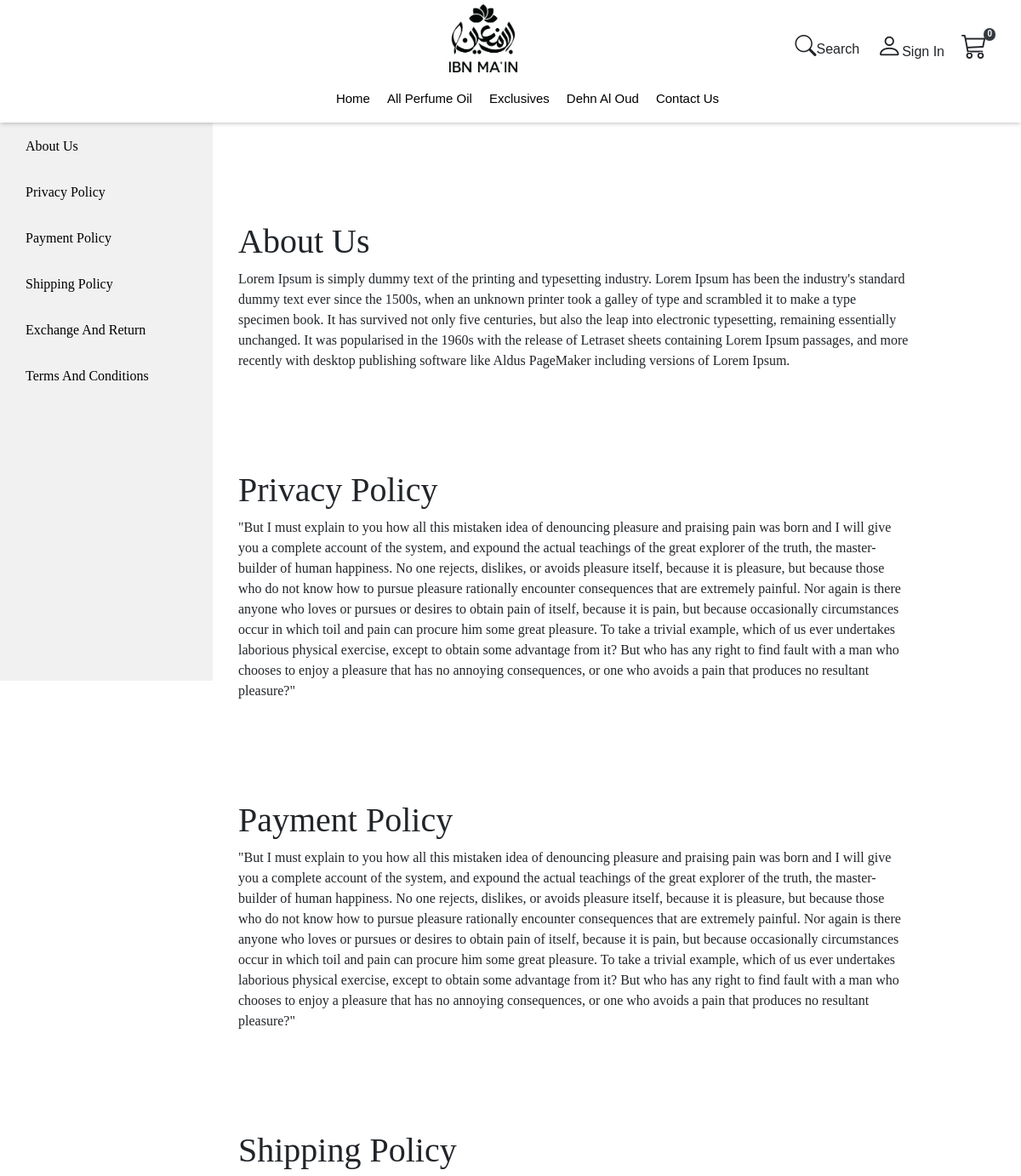
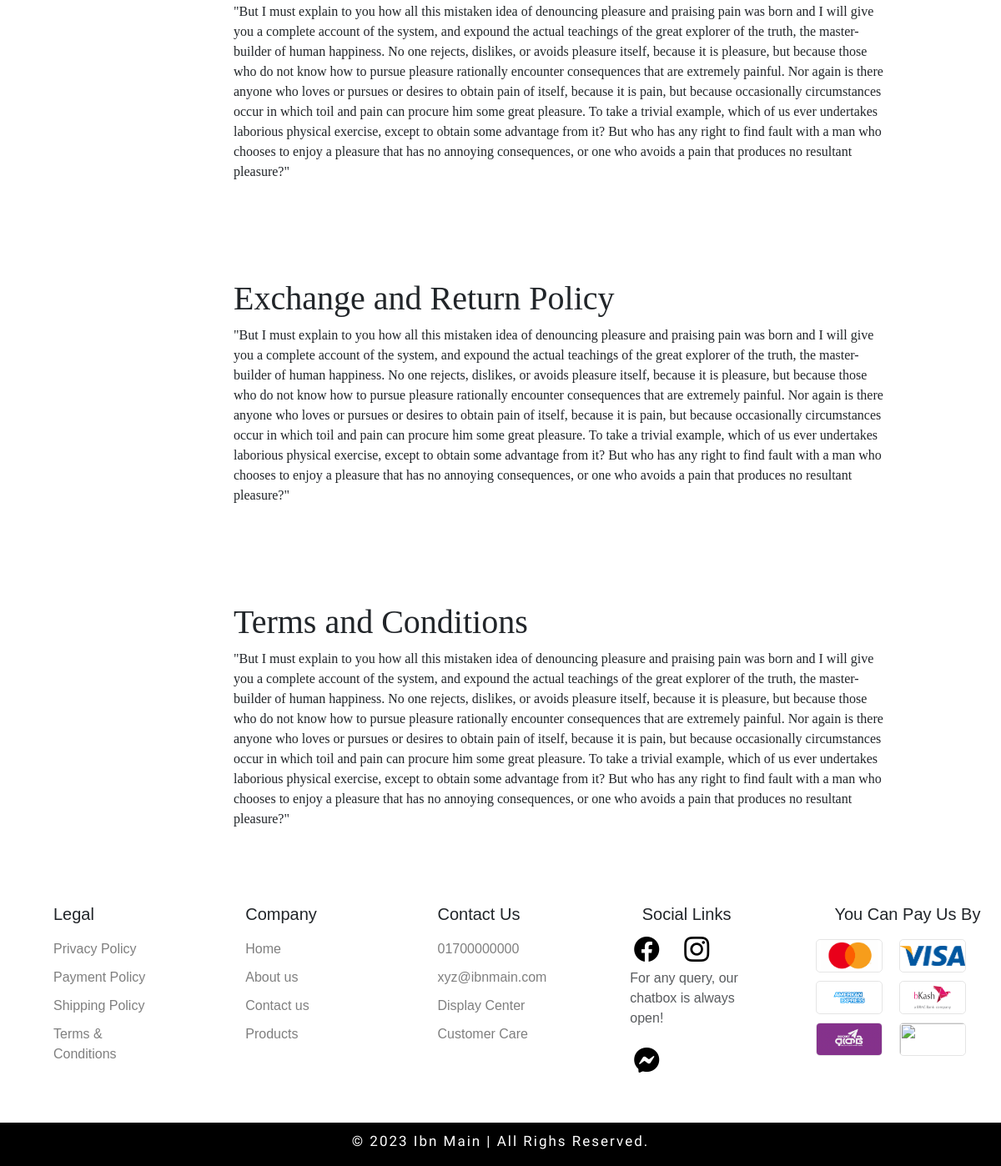
The app's page /aboutus with its own data (2 pictures, top to bottom).
### basic/models.py (models this page shows, shortened)
class WebContents(models.Model):
    aboutus = models.CharField(max_length=10000)
    privacy_policy = models.CharField(max_length=10000)
    payment_policy = models.CharField(max_length=10000)
    shipping_policy = models.CharField(max_length=10000)
    term_and_conditions = models.CharField(max_length=10000)
    exchange_and_return = models.CharField(max_length=10000)
    delivery_charge = models.IntegerField()
    contact_no = models.CharField(max_length=20)
    contact_no_2 = models.CharField(max_length=20, default="0915485")
    email = models.CharField(max_length=100)
    featured_product_id_1 = models.CharField(max_length=10)
    featured_product_id_2 = models.CharField(max_length=10)
    featured_product_id_3 = models.CharField(max_length=10)

### basic/views.py (the view)
# urls.py: path("aboutus", views.show_aboutus, name="aboutus"),
def show_aboutus(request):
    web_contents = WebContents.objects.get(pk=1)
    return render(request, "basic/about_us.html", {
        "web_contents": web_contents,
    })

### basic/templates/basic/about_us.html
{% extends "basic/layout.html" %}
{% block body %}
<div class="sidebar">
    <a class="btn dropbtn" href="#AboutUs">About Us</a>
    <a class="btn dropbtn" href="#PrivacyPolicy">Privacy Policy</a>
    <a class="btn dropbtn" href="#PaymentPolicy">Payment Policy</a>
    <a class="btn dropbtn" href="#ShippingPolicy">Shipping Policy</a>
    <a class="btn dropbtn" href="#ExchangeAndReturn">Exchange And Return</a>
    <a class="btn dropbtn" href="#TermsAndConditions">Terms And Conditions</a>
</div>
<div class="aboutus-page-main-div">
    <div id="AboutUs">
        <h1>About Us</h1>
        <p class="aboutus-p">
            {{web_contents.aboutus}}
        </p>
    </div>
    <div id="PrivacyPolicy">
        <h1>Privacy Policy</h1>
        <p class="privacy-policy-p">
            {{web_contents.privacy_policy}}
        </p>
    </div>
    <div id="PaymentPolicy">
        <h1>Payment Policy</h1>
        <p class="payment-policy-p">
            {{web_contents.payment_policy}}
        </p>
    </div>
    <div id="ShippingPolicy">
        <h1>Shipping Policy</h1>
        <p class="shipping-policy-p">
            {{web_contents.shipping_policy}}
        </p>
    </div>
    <div id="ExchangeAndReturn">
        <h1>Exchange and Return Policy</h1>
        <p class="exchange-and-return-p">
            {{web_contents.exchange_and_return}}
        </p>
    </div>
    <div id="TermsAndConditions">
        <h1>Terms and Conditions</h1>
        <p class="terms-and-conditions-p">
            {{web_contents.term_and_conditions}}
        </p>
    </div>
</div>
{% endblock %}

### basic/static/basic/styles.css (style rules this page uses)
body { margin: 0; padding: 0; height: 100vh; opacity: 1; transition: opacity 0.5s ease; font-family: 'Arial',sans-serif; }
:root { --text_area_color: #8899aa50; --text_area_boxshadow: #add8e6; --button_color_type_1: #000; --button_color_type_1_txt: #fff; }
.sidebar { position: fixed; top: 0; left: 0; width: 250px; height: 100vh; background-color: #f1f1f1; padding: 20px; display: flex; justify-content: flex-start; align-items: flex-start; flex-direction: column; font-family: 'Crimson', serif; padding-top: 150px; z-index: 100; }
.sidebar a { display: block; margin-bottom: 10px; color: #000; text-decoration: none; }
.dropbtn { background-color: inherit; color: #000; padding: 10px; border: none; cursor: pointer; }
.aboutus-page-main-div { margin-top: 100px; width: 95%; font-family: 'Crimson', serif; display: flex; justify-content: center; align-items: center; flex-direction: column; padding-left: 250px; padding-right: 100px; margin: 2.5%; }
.aboutus-page-main-div div { padding-top: 100px; }

### records on screen
WebContents: aboutus "Lorem Ipsum is simply dummy text of the printing and typesetting industry. Lorem Ipsum has been the industry's standard dummy text ever since the 1500s, when an unknown printer took a galley of type and scrambled it to make a type specimen book. It has survived not only five centuries, but also the leap into electronic typesetting, remaining essentially unchanged. It was popularised in the 1960s with the release of Letraset sheets containing Lorem Ipsum passages, and more recently with desktop publishing software like Aldus PageMaker including versions of Lorem Ipsum.", privacy_policy "\"But I must explain to you how all this mistaken idea of denouncing pleasure and praising pain was born and I will give you a complete account of the system, and expound the actual teachings of the great explorer of the truth, the master-builder of human happiness. No one rejects, dislikes, or avoids pleasure itself, because it is pleasure, but because those who do not know how to pursue pleasure rationally encounter consequences that are extremely painful. Nor again is there anyone who loves or pursues or desires to obtain pain of itself, because it is pain, but because occasionally circumstances occur in which toil and pain can procure him some great pleasure. To take a trivial example,…", payment_policy "\"But I must explain to you how all this mistaken idea of denouncing pleasure and praising pain was born and I will give you a complete account of the system, and expound the actual teachings of the great explorer of the truth, the master-builder of human happiness. No one rejects, dislikes, or avoids pleasure itself, because it is pleasure, but because those who do not know how to pursue pleasure rationally encounter consequences that are extremely painful. Nor again is there anyone who loves or pursues or desires to obtain pain of itself, because it is pain, but because occasionally circumstances occur in which toil and pain can procure him some great pleasure. To take a trivial example,…", shipping_policy "\"But I must explain to you how all this mistaken idea of denouncing pleasure and praising pain was born and I will give you a complete account of the system, and expound the actual teachings of the great explorer of the truth, the master-builder of human happiness. No one rejects, dislikes, or avoids pleasure itself, because it is pleasure, but because those who do not know how to pursue pleasure rationally encounter consequences that are extremely painful. Nor again is there anyone who loves or pursues or desires to obtain pain of itself, because it is pain, but because occasionally circumstances occur in which toil and pain can procure him some great pleasure. To take a trivial example,…", exchange_and_return "\"But I must explain to you how all this mistaken idea of denouncing pleasure and praising pain was born and I will give you a complete account of the system, and expound the actual teachings of the great explorer of the truth, the master-builder of human happiness. No one rejects, dislikes, or avoids pleasure itself, because it is pleasure, but because those who do not know how to pursue pleasure rationally encounter consequences that are extremely painful. Nor again is there anyone who loves or pursues or desires to obtain pain of itself, because it is pain, but because occasionally circumstances occur in which toil and pain can procure him some great pleasure. To take a trivial example,…", term_and_conditions "\"But I must explain to you how all this mistaken idea of denouncing pleasure and praising pain was born and I will give you a complete account of the system, and expound the actual teachings of the great explorer of the truth, the master-builder of human happiness. No one rejects, dislikes, or avoids pleasure itself, because it is pleasure, but because those who do not know how to pursue pleasure rationally encounter consequences that are extremely painful. Nor again is there anyone who loves or pursues or desires to obtain pain of itself, because it is pain, but because occasionally circumstances occur in which toil and pain can procure him some great pleasure. To take a trivial example,…"
